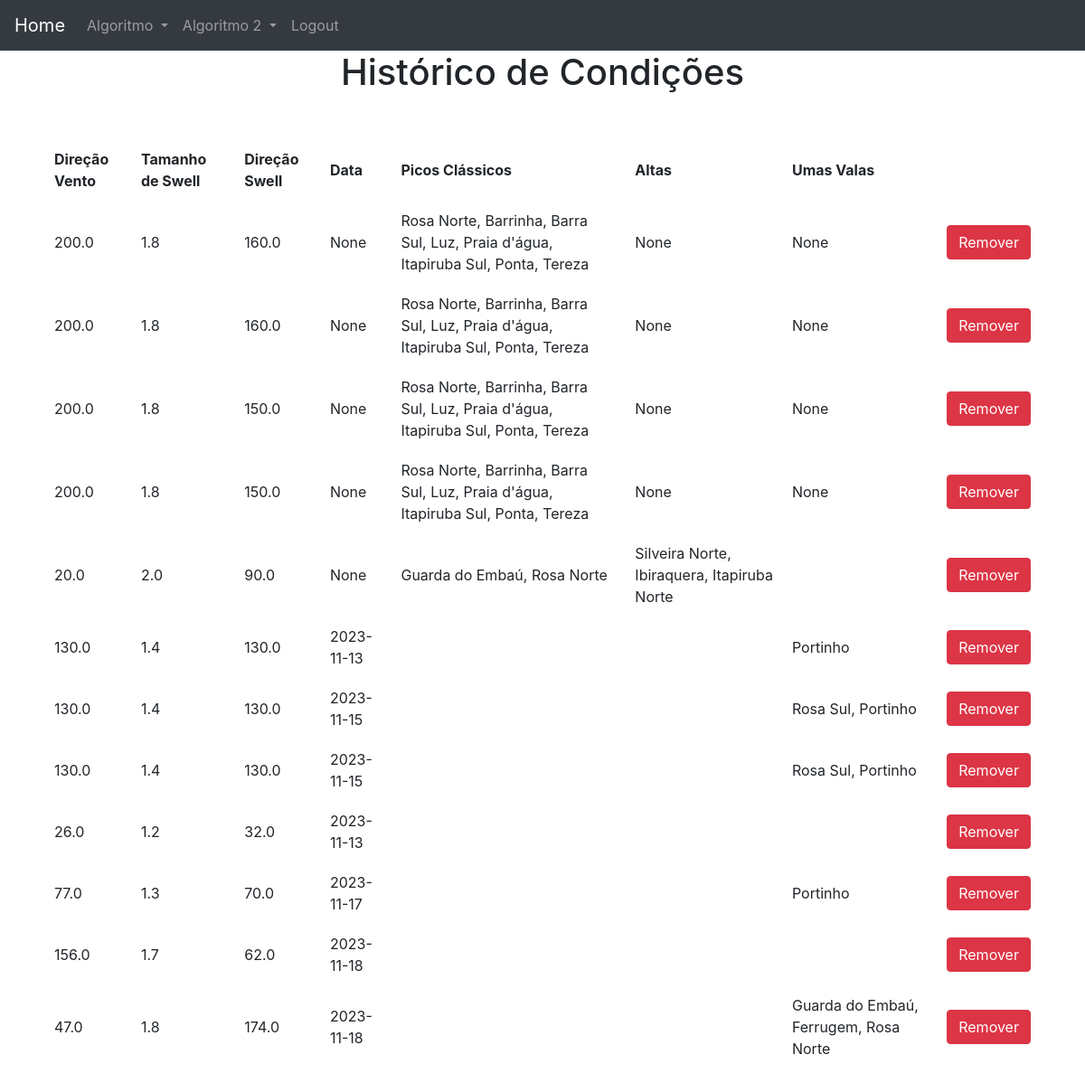
Screenshot of /view (signed in) with the database file from the repository.
### website/models.py (models this page shows)
class Historico(db.Model):
    id = db.Column(db.Integer, primary_key=True)
    usuario_id = db.Column(db.Integer, db.ForeignKey('usuario.id'))
    vento = db.Column(db.Float)
    swell = db.Column(db.Float)
    direcao = db.Column(db.Float)
    data = db.Column(db.Date)
    classicos = db.Column(db.String)
    altas = db.Column(db.String)
    vala = db.Column(db.String)

### website/views.py (the view)
@views.route('/view', methods=['GET'])
@login_required
def view():
    return render_template("algoritmo/view.html", usuario=current_user)

### website/__init__.py (called while the page is built)
def create_app():
    app = Flask(__name__)
    app.config['SECRET_KEY'] = 'você não vai adivinhar'
    app.config['SQLALCHEMY_DATABASE_URI'] = f'sqlite:///{DB_NAME}'
    db.init_app(app)
    admin.init_app(app)
    migrate = Migrate(app, db)
    from .views import views
    from .auth import auth
    app.register_blueprint(views, url_prefix='/')
    app.register_blueprint(auth, url_prefix='/')
    from .models import Usuario
    login_manager = LoginManager()
    login_manager.login_view = 'auth.login'
    login_manager.login_message = 'Faça o login para a acessar está página.'
    login_manager.init_app(app)
    @login_manager.user_loader
    def load_user(id):
        return Usuario.query.get(int(id))
    return app

### website/templates/algoritmo/view.html (shortened to what this page needs)
{% extends "base.html"%}
{% block content %}
    <h1 class="text-center">Histórico de Condições</h1>
    <table>
        <thead>
            <th>Direção Vento</th>
            <th>Tamanho de Swell</th>
            <th>Direção Swell</th>
            <th>Data</th>
            <th>Picos Clássicos</th>
            <th>Altas</th>
            <th>Umas Valas</th>
        </thead>
        {% for condicao in usuario.historico %}
            <tr>
                <td>{{condicao.vento}}</td>
                <td>{{condicao.swell}}</td>
                <td>{{condicao.direcao}}</td>
                <td>{{condicao.data}}</td>
                <td>{{condicao.classicos}}</td>
                <td>{{condicao.altas}}</td>
                <td>{{condicao.vala}}</td>
                <td><button type="button" class="btn btn-danger" onClick="removeHistorico({{ condicao.id }})">Remover</button></td>
            </tr>
        {% endfor %}
    </table>
{% endblock %}

### website/static/style.css (style rules this page uses)
table { margin: 50px; }
th { padding: 10px; }
td { padding: 10px; }

### rows the page displays
Historico: vento "200.0", swell "1.8", direcao "160.0", data "None", classicos "Rosa Norte, Barrinha, Barra Sul, Luz, Praia d'água, Itapiruba Sul, Ponta, Tereza", altas "None", vala "None"
Historico: vento "200.0", swell "1.8", direcao "160.0", data "None", classicos "Rosa Norte, Barrinha, Barra Sul, Luz, Praia d'água, Itapiruba Sul, Ponta, Tereza", altas "None", vala "None"
Historico: vento "200.0", swell "1.8", direcao "150.0", data "None", classicos "Rosa Norte, Barrinha, Barra Sul, Luz, Praia d'água, Itapiruba Sul, Ponta, Tereza", altas "None", vala "None"
Historico: vento "200.0", swell "1.8", direcao "150.0", data "None", classicos "Rosa Norte, Barrinha, Barra Sul, Luz, Praia d'água, Itapiruba Sul, Ponta, Tereza", altas "None", vala "None"
Historico: vento "20.0", swell "2.0", direcao "90.0", data "None", classicos "Guarda do Embaú, Rosa Norte", altas "Silveira Norte, Ibiraquera, Itapiruba Norte"
Historico: vento "130.0", swell "1.4", direcao "130.0", data "2023-11-13", vala "Portinho"
Historico: vento "130.0", swell "1.4", direcao "130.0", data "2023-11-15", vala "Rosa Sul, Portinho"
Historico: vento "130.0", swell "1.4", direcao "130.0", data "2023-11-15", vala "Rosa Sul, Portinho"
Historico: vento "26.0", swell "1.2", direcao "32.0", data "2023-11-13"
Historico: vento "77.0", swell "1.3", direcao "70.0", data "2023-11-17", vala "Portinho"
Historico: vento "156.0", swell "1.7", direcao "62.0", data "2023-11-18"
Historico: vento "47.0", swell "1.8", direcao "174.0", data "2023-11-18", vala "Guarda do Embaú, Ferrugem, Rosa Norte"
